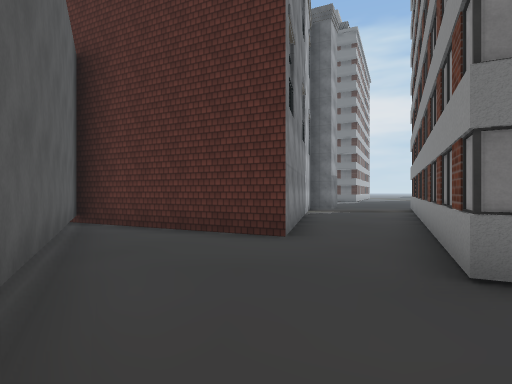
View 1 (above)

24 first-person views from a walk through a Unity game level. The camera is 1.5 m above the floor, looks level and sees 80° across. The floor is counted in squares, 2 m on a side. Each view is taken from the middle of a square. On the plan, view 1 faces up. The plan holds only what a view shows up to about 10 squares ahead; the rest is blank. The place goes on beyond the plan. Some surface patterns are stand-ins.

View 2
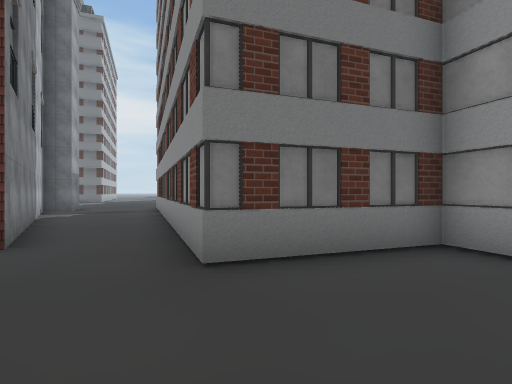

View 3
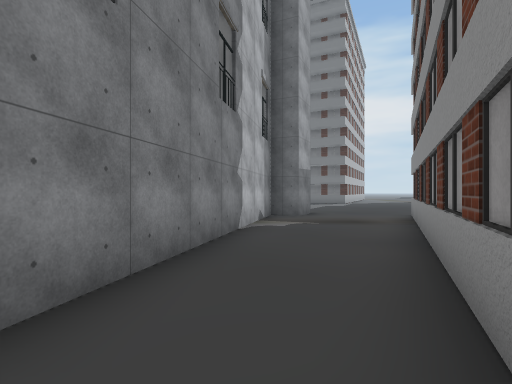

View 4
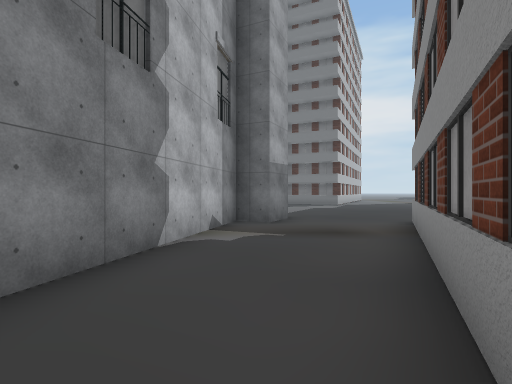

View 5
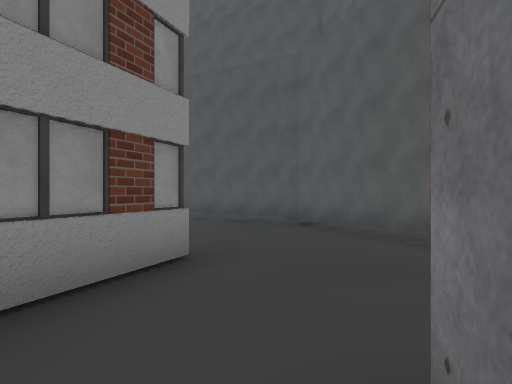

View 6
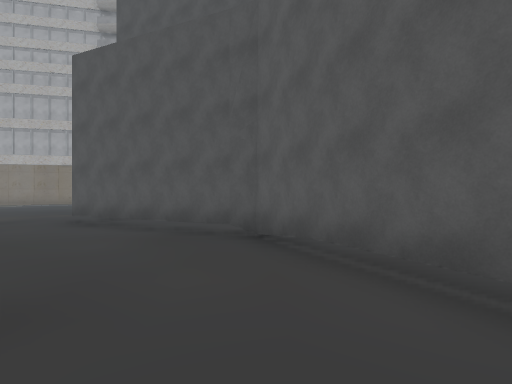

View 7
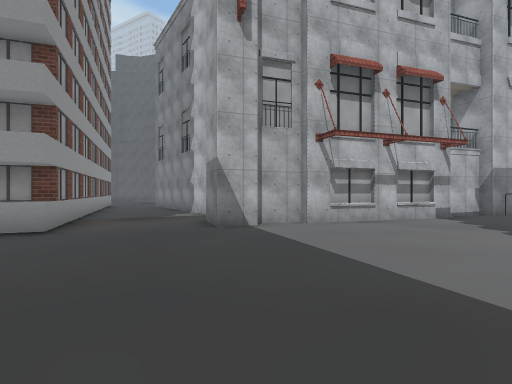

View 8
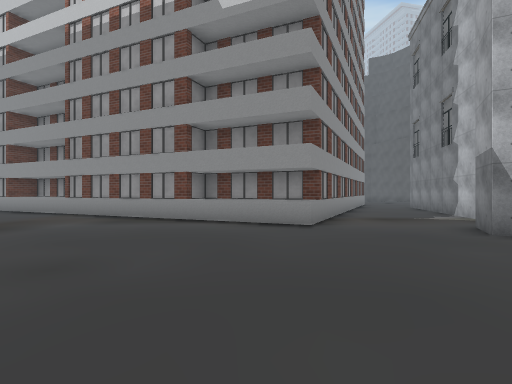

View 9
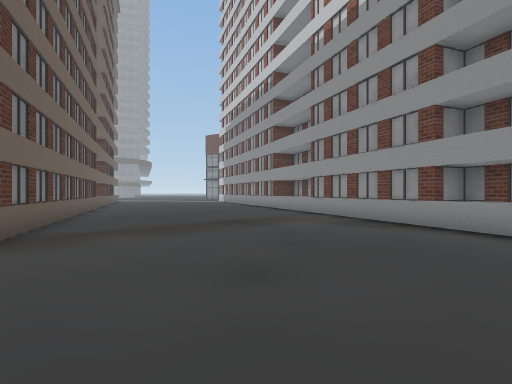

View 10
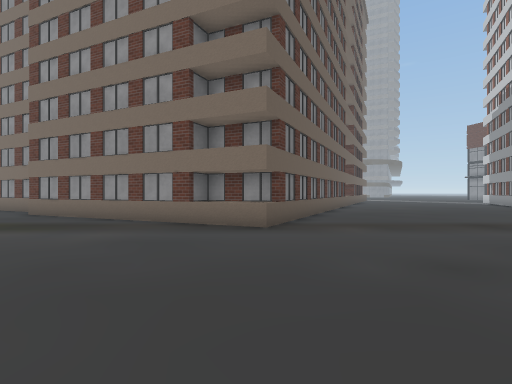

View 11
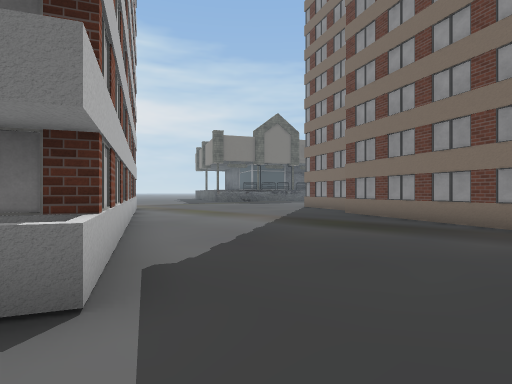

View 12
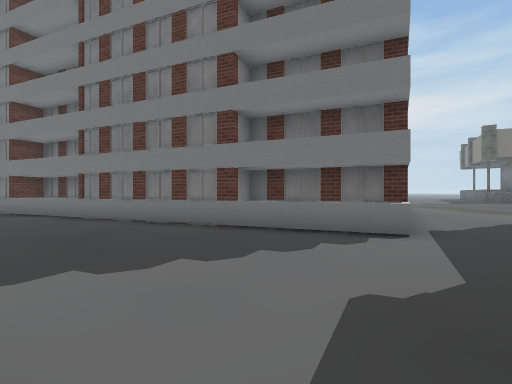

View 13
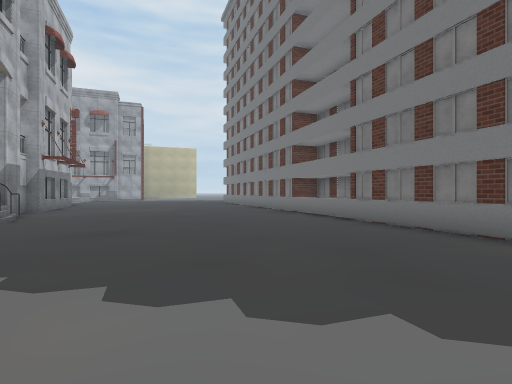

View 14
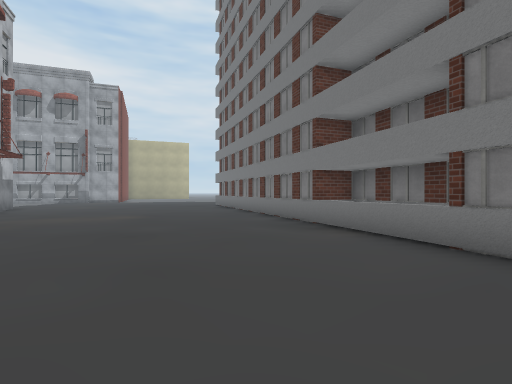

View 15
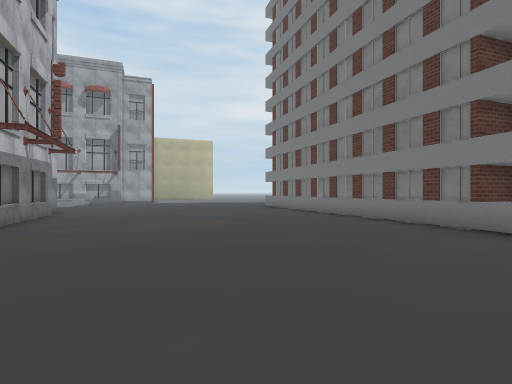

View 16
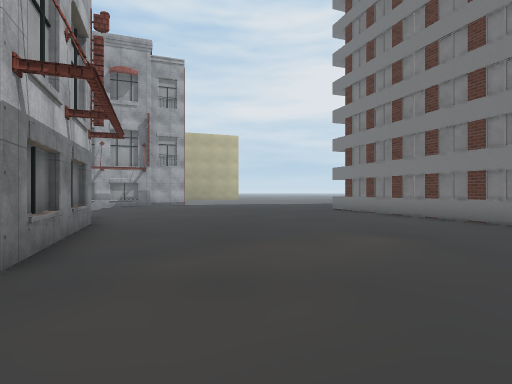

View 17
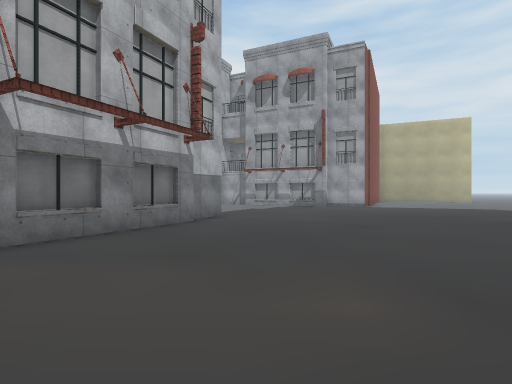

View 18
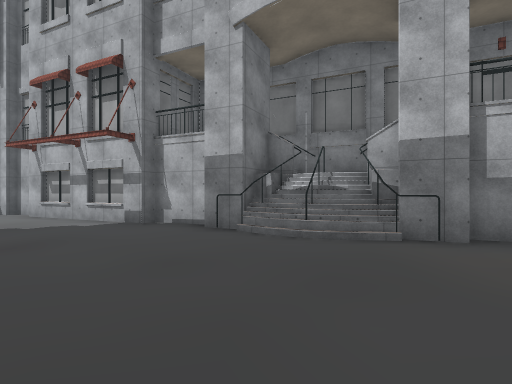

View 19
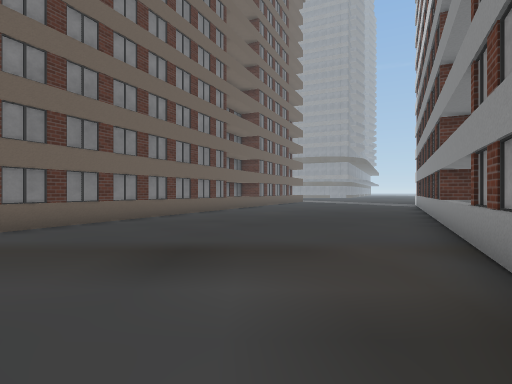

View 20
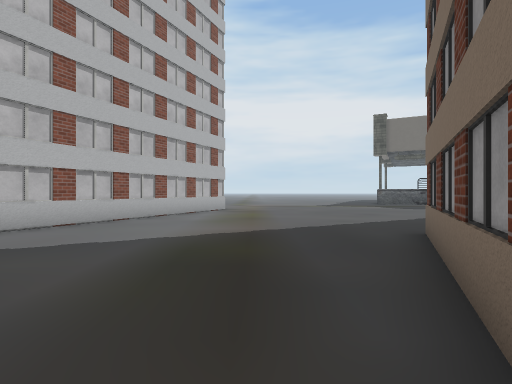

View 21
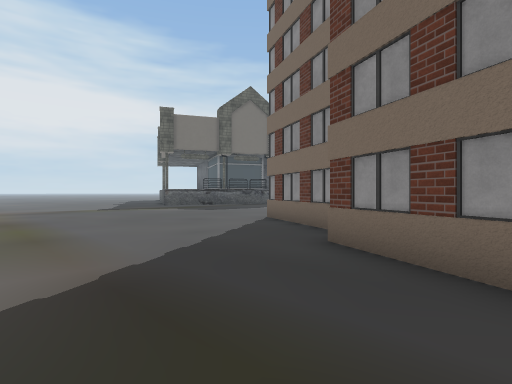

View 22
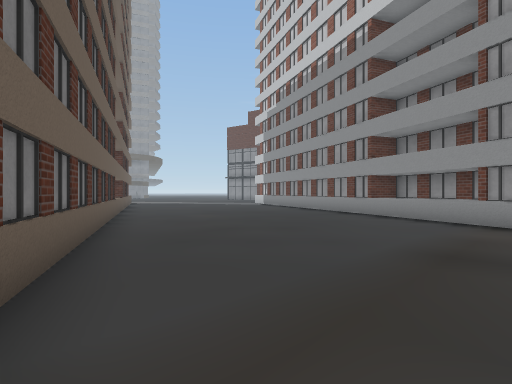

View 23
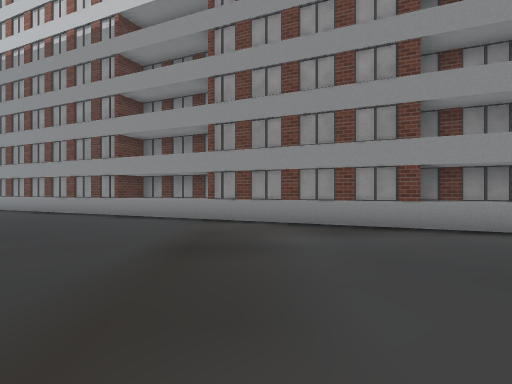

View 24
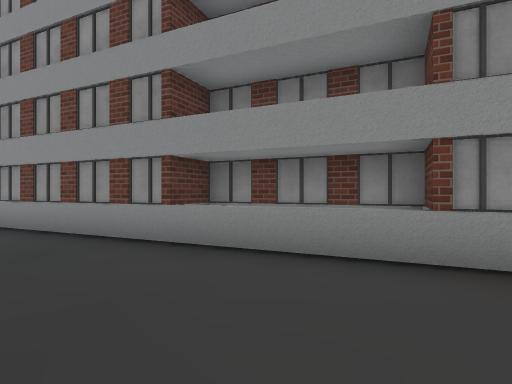

### Floor plan
Points are (right, up) in squares from view 1. A wall is a line through its corners. A room is listed if a view was taken in it or the views show most of it. See-through windows are left out.
Room 1 (views 1, 2, 3, 4, 5, 6)
walls: (4.4, 0.4) (4.7, 1.2) (1.8, 2.5) (6.8, 13.5); (3.3, 13.5) (2.5, 13.9) (0.5, 5.1) (-4.4, 7.5) (0, -1.4) (3.1, -2.9)
ways out: opening at (5, 13) to room 2; opening at (3.5, -1.5)
Room 2 (views 7, 8, 9, 10, 11, 12, 13, 14, 15, 16, 17, 18, 19, 20, 21, 22, 23, 24)
walls: (8, 23.9) (4.8, 25.3) (4.5, 24.5); (3, 15.2) (3.9, 14.8) (3.3, 13.5); (1.7, 15.3) (2.8, 14.8); (6.8, 13.5) (20.6, 7.1); (-0.2, 27.9) (-2.7, 29); (6.4, 12.7) (9.4, 11.3); (-4.9, 18.7) (-4.8, 18.8) (-4, 18.4) (-4.1, 18.1) (-2.5, 17.3) (-2.3, 17.7) (2, 15.7); (-5.8, 18.2) (-5.3, 18.7) (-5, 18.5); (14.2, 18.3) (15.1, 20.3); (-7.8, 20.5) (-7.3, 20.2); (11.1, 30.6) (7.6, 23.1) (-8, 30.4); (-8.2, 20.4) (-7.3, 20); (-8.9, 20.4) (-8.3, 20.2); (14.3, 10) (13.8, 9) (16.8, 7.7) (17.2, 8.6); (18.3, 27.2) (19.8, 30.3); (20.5, 15.5) (13.4, 18.8) (17.1, 26.6); (-14.1, 23.1) (-9.8, 21.1); (-15.9, 23.8) (-14.5, 23.2)
low walls: (-1.7, 17.5) (1.5, 16); (-5.1, 19.4) (-4.7, 18.9); (-5.2, 19) (-4.9, 18.7); (-7.3, 20.2) (-6.9, 20.2); (-7.6, 19.7) (-7.1, 19.6); (-13.4, 23.2) (-10.2, 21.7)
ways out: opening at (5, 13) to room 1

Positions as (right, up) in squares from view 1, and headings:
1: (0, 0), facing up
2: (0, 0), facing up-right
3: (2, 4), facing up
4: (3, 6), facing up
5: (1, 6), facing down
6: (0, 4), facing down
7: (8, 20), facing down-left
8: (8, 20), facing down
9: (8, 19), facing down-right
10: (7, 19), facing right
11: (7, 21), facing up-right
12: (5, 18), facing up
13: (4, 19), facing up-left
14: (1, 22), facing up-left
15: (-2, 21), facing up-left
16: (-6, 21), facing up-left
17: (-6, 25), facing left
18: (-5, 25), facing down
19: (10, 13), facing right
20: (14, 21), facing up
21: (13, 24), facing up-right
22: (13, 18), facing down-right
23: (13, 18), facing down
24: (16, 13), facing down
